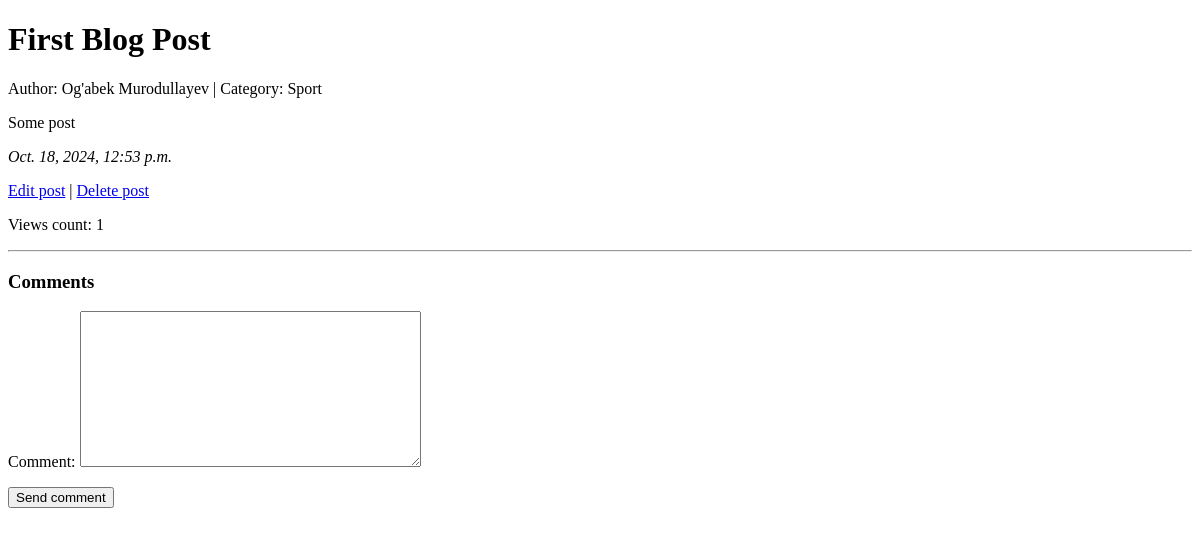
The page /posts/1/ (signed in) on the database as committed earlier.
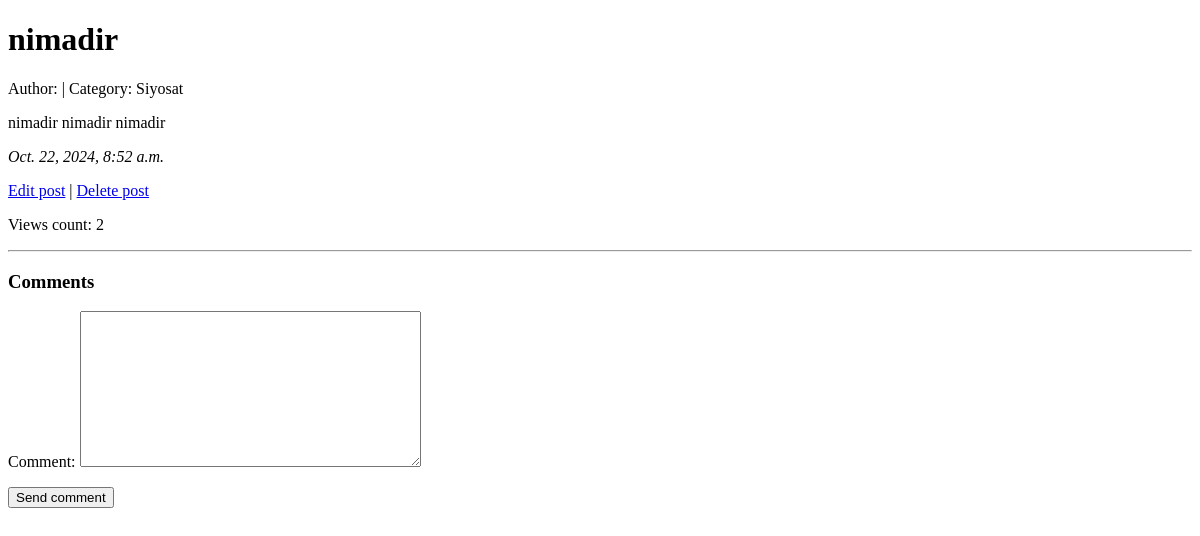
The same page on the database as committed later.
### posts/models.py (models this page shows, shortened)
class Post(models.Model):
    title = models.CharField(max_length=150)
    author = models.ForeignKey(CustomUser, on_delete=models.CASCADE)
    body = models.TextField()
    image = models.ImageField(upload_to='posts/', null=True, blank=True)
    tags = TaggableManager()
    category = models.ForeignKey(Category, on_delete=models.CASCADE)
    created_at = models.DateTimeField(default=timezone.now)
    STATUS_CHOICES = [
        ('draft', 'Draft'),
        ('pending', 'Pending Confirmation'),
        ('published', 'Published')
    ]
    status = models.CharField(max_length=20, choices=STATUS_CHOICES, default='draft')
    def views_count(self):
        return self.views.count()

class Category(models.Model):
    name = models.CharField(max_length=150)
    slug = models.SlugField(unique=True, blank=True)
    def __str__(self):
        return self.name

### users/models.py (models this page shows)
class CustomUser(AbstractUser):
    email = models.EmailField()
    profile_pic = models.ImageField(upload_to='profile_pics/', default='default_profile.jpg')
    def __str__(self):
        return f"{self.first_name} {self.last_name}"

### posts/views.py (the view)
# urls.py: path('<int:post_id>/', PostDetailView.as_view(), name='detail'),
class PostDetailView(View):
    def get(self, request, post_id):
        post = get_object_or_404(Post, id=post_id)
        record_view(user=request.user, post=post)
        form = CommentForm()
        return render(request, 'posts/detail.html', {"post": post, "form": form})

### posts/forms.py
class CommentForm(forms.ModelForm):
    class Meta:
        model = Comment
        fields = ('comment', )

### shared/utility.py (called while the page is built)
def record_view(user, post):
    View.objects.get_or_create(user=user, post=post)

### templates/posts/detail.html (shortened to what this page needs)
<!DOCTYPE html>
<html lang="en">
<head>
</head>
<body>
    <h1>{{ post.title }}</h1>
    <p>Author: {{ post.author }} | Category: {{ post.category }}</p>
    <p>{{ post.body }}</p>
    <p><i>{{ post.created_at }}</i></p>
    <a href="{% url 'edit' post.id %}">Edit post</a> |
    <a href="{% url 'confirm-delete' post.id %}">Delete post</a>
    <p>Views count: {{ post.views_count }}</p>
    <hr>
    <h3>Comments</h3>
    <form method="post" action="{% url 'add-comment' post.id %}">
        {{ form.as_p }}
        <button type="submit">Send comment</button>
    </form>
</body>
</html>

Rows that differ between the two databases and show on the page:
changed Post: title "First Blog Post" → "nimadir"; category "Sport" → "Siyosat"; body "Some post" → "nimadir nimadir nimadir"; created_at "Oct. 18, 2024, 12:53 p.m." → "Oct. 22, 2024, 8:52 a.m."; views_count "1" → "2"; author "Og'abek Murodullayev" → (not shown)
